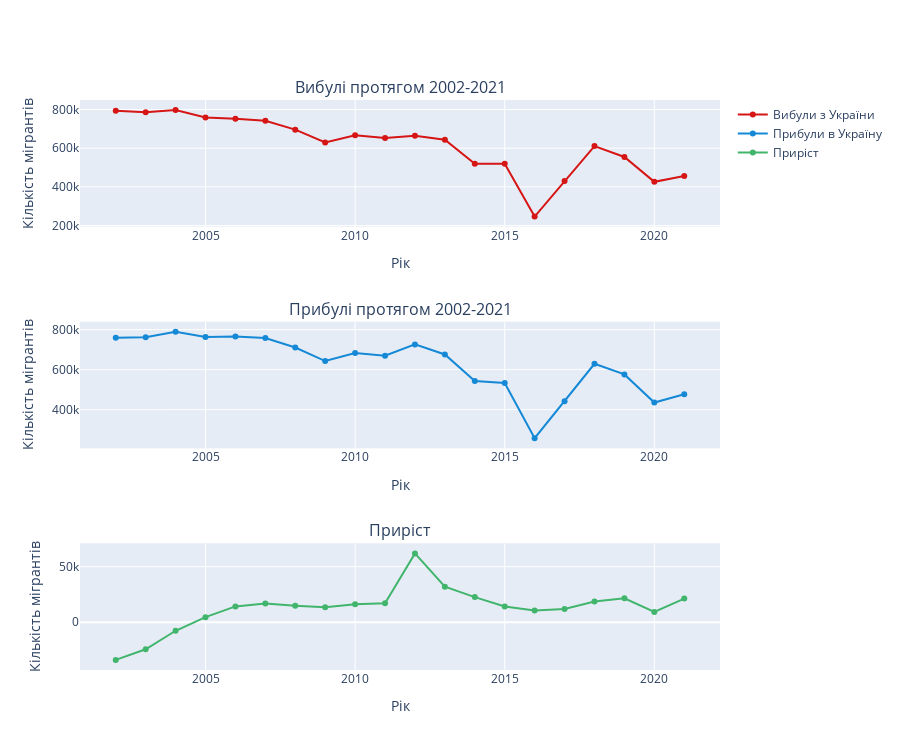

Notebook code for this chart:
### Markdown cell above
Графік ілюструє як змінювався приріст населення у різних типах місцевості протягом цього періоду.
Властиво, в основному, міський приріст населення збільшувався приблизно до 2014 року. Проте після початку війни він різко впав. У таблиці з 2014 року не включені дані міграції тимчасово окупованих територій: АР Крим, частини Донецької та Луганської областей.

### Code cell
fig = make_subplots(
    rows=3, cols=1,
    subplot_titles=('Вибулі протягом 2002-2021','Прибулі протягом 2002-2021', "Приріст"))
fig.add_trace(go.Scatter(x=df_general_migr['Рік'], y=df_general_migr['Вибули'][df_general_migr['Тип місцевості'] == 'Міська та сільська'], 
                        mode='lines+markers', name='Вибули з України', line_color='#d61515'), row = 1, col = 1)
fig.add_trace(go.Scatter(x=df_general_migr['Рік'], y=df_general_migr['Прибули'][df_general_migr['Тип місцевості'] == 'Міська та сільська'], 
                        mode='lines+markers', name='Прибули в Україну',  line_color = '#1589d6'), row = 2, col = 1)
fig.add_trace(go.Scatter(x=df_general_migr['Рік'], y=df_general_migr['Приріст'][df_general_migr['Тип місцевості'] == 'Міська та сільська'], 
                        mode='lines+markers', name='Приріст',  line_color = '#41b56c'), row = 3, col = 1)

fig.update_layout(height=750)
fig.update_yaxes(title_text = 'Кількість мігрантів')
fig.update_xaxes(title_text = 'Рік')

### Figure 1 — Plotly figure (JSON) as saved in the notebook; plotly's stock layout.template omitted (floating-point values rounded to 4 significant figures)
{"data": [{"line": {"color": "#d61515"}, "mode": "lines+markers", "name": "Вибули з України", "type": "scatter", "x": [2002, 2003, 2004, 2005, 2006, 2007, 2008, 2009, 2010, 2011, 2012, 2013, 2014, 2015, 2016, 2017, 2018, 2019, 2020, 2021, 2002, 2003, 2004, 2005, 2006, 2007, 2008, 2009, 2010, 2011, 2012, 2013, 2014, 2015, 2016, 2017, 2018, 2019, 2020, 2021, 2002, 2003, 2004, 2005, 2006, 2007, 2008, 2009, 2010, 2011, 2012, 2013, 2014, 2015, 2016, 2017, 2018, 2019, 2020, 2021], "xaxis": "x", "y": [793796, 786243, 796994, 758639, 751637, 741454, 695869, 629372, 667316, 652301, 664382, 644029, 519914, 519045, 246188, 430290, 610687, 554520, 425964, 455664], "yaxis": "y"}, {"line": {"color": "#1589d6"}, "mode": "lines+markers", "name": "Прибули в Україну", "type": "scatter", "x": [2002, 2003, 2004, 2005, 2006, 2007, 2008, 2009, 2010, 2011, 2012, 2013, 2014, 2015, 2016, 2017, 2018, 2019, 2020, 2021, 2002, 2003, 2004, 2005, 2006, 2007, 2008, 2009, 2010, 2011, 2012, 2013, 2014, 2015, 2016, 2017, 2018, 2019, 2020, 2021, 2002, 2003, 2004, 2005, 2006, 2007, 2008, 2009, 2010, 2011, 2012, 2013, 2014, 2015, 2016, 2017, 2018, 2019, 2020, 2021], "xaxis": "x2", "y": [760005, 762033, 789379, 763222, 765882, 758292, 710790, 642819, 683449, 669397, 726226, 675942, 542506, 533278, 256808, 442287, 629276, 576032, 435280, 476925], "yaxis": "y2"}, {"line": {"color": "#41b56c"}, "mode": "lines+markers", "name": "Приріст", "type": "scatter", "x": [2002, 2003, 2004, 2005, 2006, 2007, 2008, 2009, 2010, 2011, 2012, 2013, 2014, 2015, 2016, 2017, 2018, 2019, 2020, 2021, 2002, 2003, 2004, 2005, 2006, 2007, 2008, 2009, 2010, 2011, 2012, 2013, 2014, 2015, 2016, 2017, 2018, 2019, 2020, 2021, 2002, 2003, 2004, 2005, 2006, 2007, 2008, 2009, 2010, 2011, 2012, 2013, 2014, 2015, 2016, 2017, 2018, 2019, 2020, 2021], "xaxis": "x3", "y": [-33791, -24210, -7615, 4583, 14245, 16838, 14921, 13447, 16133, 17096, 61844, 31913, 22592, 14233, 10620, 11997, 18589, 21512, 9316, 21261], "yaxis": "y3"}], "layout": {"annotations": [{"font": {"size": 16}, "showarrow": false, "text": "Вибулі протягом 2002-2021", "x": 0.5, "xanchor": "center", "xref": "paper", "y": 1, "yanchor": "bottom", "yref": "paper"}, {"font": {"size": 16}, "showarrow": false, "text": "Прибулі протягом 2002-2021", "x": 0.5, "xanchor": "center", "xref": "paper", "y": 0.6111, "yanchor": "bottom", "yref": "paper"}, {"font": {"size": 16}, "showarrow": false, "text": "Приріст", "x": 0.5, "xanchor": "center", "xref": "paper", "y": 0.2222, "yanchor": "bottom", "yref": "paper"}], "height": 750, "xaxis": {"anchor": "y", "domain": [0, 1], "title": {"text": "Рік"}}, "xaxis2": {"anchor": "y2", "domain": [0, 1], "title": {"text": "Рік"}}, "xaxis3": {"anchor": "y3", "domain": [0, 1], "title": {"text": "Рік"}}, "yaxis": {"anchor": "x", "domain": [0.7778, 1], "title": {"text": "Кількість мігрантів"}}, "yaxis2": {"anchor": "x2", "domain": [0.3889, 0.6111], "title": {"text": "Кількість мігрантів"}}, "yaxis3": {"anchor": "x3", "domain": [0, 0.2222], "title": {"text": "Кількість мігрантів"}}}}
